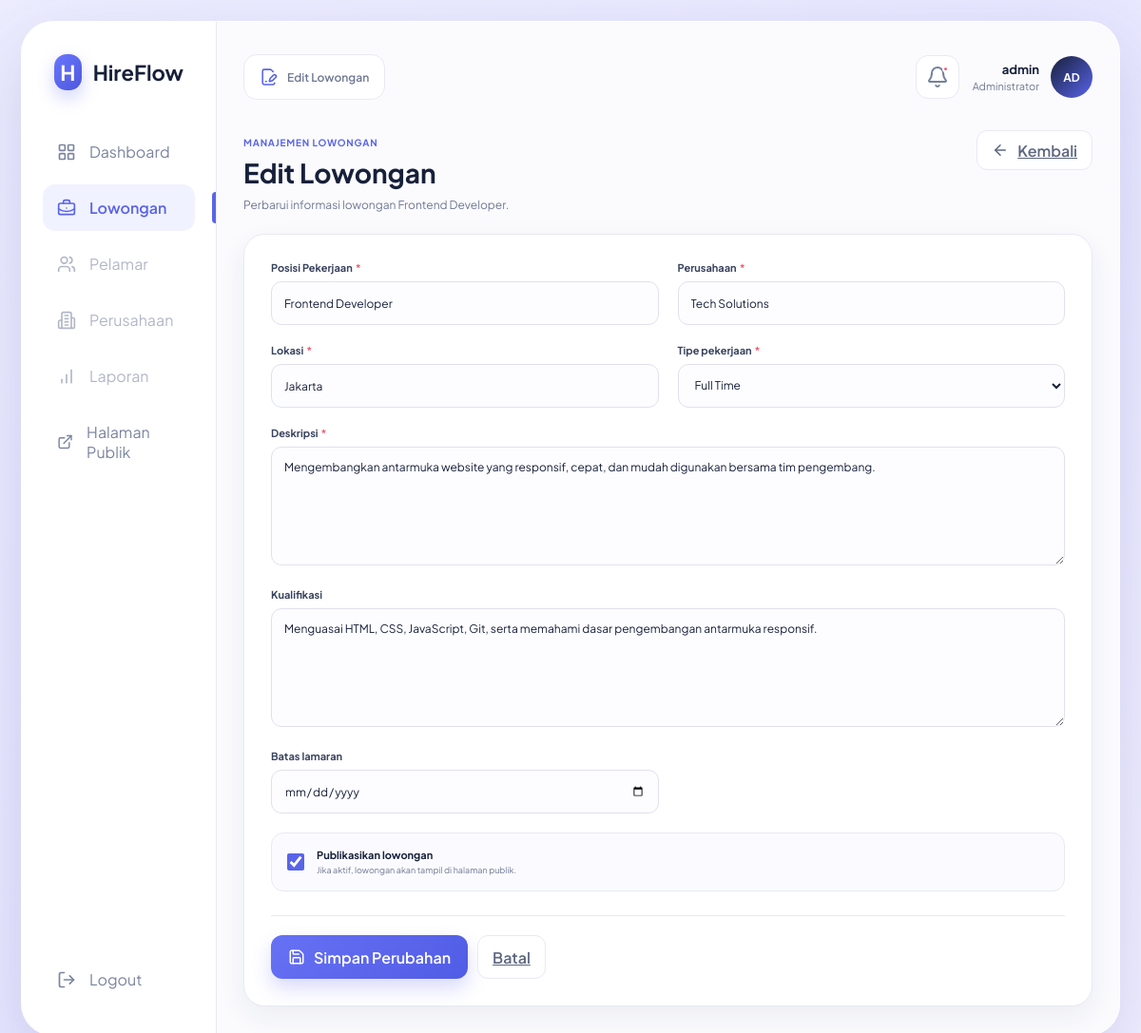
Page /dashboard/lowongan/edit/6/ (signed in) on the committed database.
### lowongan/models.py (models this page shows, shortened)
class Lowongan(models.Model):
    TIPE_PEKERJAAN = [
        ('full_time', 'Full Time'),
        ('part_time', 'Part Time'),
        ('magang', 'Magang'),
        ('freelance', 'Freelance'),
        ('kontrak', 'Kontrak'),
    ]
    judul = models.CharField(
        max_length=150,
        verbose_name='Posisi Pekerjaan'
    )
    perusahaan = models.CharField(
        max_length=150
    )
    lokasi = models.CharField(
        max_length=150
    )
    tipe_pekerjaan = models.CharField(
        max_length=20,
        choices=TIPE_PEKERJAAN
    )
    deskripsi = models.TextField()
    kualifikasi = models.TextField(
        blank=True
    )
    batas_lamaran = models.DateField(
        blank=True,
        null=True
    )
    status_aktif = models.BooleanField(
        default=True
    )
    dibuat_pada = models.DateTimeField(
        auto_now_add=True
    )
    diperbarui_pada = models.DateTimeField(
        auto_now=True
    )
    class Meta:
        ordering = ['-dibuat_pada']
        verbose_name = 'Lowongan'
        verbose_name_plural = 'Lowongan'

### administrator/views.py (the view)
# urls.py: path('lowongan/edit/<int:pk>/', views.edit_lowongan, name='edit_lowongan'),
@login_required
def edit_lowongan(request, pk):
    lowongan = get_object_or_404(Lowongan, pk=pk)
    if request.method == 'POST':
        form = LowonganForm(request.POST, instance=lowongan)
        if form.is_valid():
            form.save()
            messages.success(request, 'Lowongan berhasil diperbarui.')
            return redirect('administrator:kelola_lowongan')
    else:
        form = LowonganForm(instance=lowongan)
    return render(
        request,
        'administrator/form_lowongan.html',
        {
            'form': form,
            'judul_halaman': 'Edit Lowongan',
            'subjudul_halaman': f'Perbarui informasi lowongan {lowongan.judul}.',
            'teks_tombol': 'Simpan Perubahan',
        },
    )

### administrator/templates/administrator/form_lowongan.html (shortened to what this page needs)
{% extends 'base_admin.html' %}
{% block nav_lowongan %}active{% endblock %}
{% block topbar_search %}<div class="topbar-page-label"><i data-lucide="file-pen-line"></i><span>{{ judul_halaman }}</span></div>{% endblock %}
{% block content %}
<section class="form-page-shell">
  <div class="form-page-header">
    <div><span class="page-kicker">Manajemen Lowongan</span><h1>{{ judul_halaman }}</h1><p>{{ subjudul_halaman }}</p></div>
    <a class="secondary-button" href="{% url 'administrator:kelola_lowongan' %}"><i data-lucide="arrow-left"></i> Kembali</a>
  </div>
  <div class="hireflow-form-card">
    <form method="post" novalidate>
      <div class="form-grid">
        {% for field in form %}
          <div class="form-field {% if field.name == 'deskripsi' or field.name == 'kualifikasi' or field.name == 'status_aktif' %}full-width{% endif %}">
            {% if field.name == 'status_aktif' %}
              <label class="switch-row" for="{{ field.id_for_label }}">
                {{ field }}
                <span class="switch-copy"><strong>Publikasikan lowongan</strong><small>Jika aktif, lowongan akan tampil di halaman publik.</small></span>
              </label>
            {% else %}
              <label for="{{ field.id_for_label }}">{{ field.label }}{% if field.field.required %}<span class="required">*</span>{% endif %}</label>
              {{ field }}
            {% endif %}
          </div>
        {% endfor %}
      </div>
      <div class="form-actions">
        <button class="primary-button" type="submit"><i data-lucide="save"></i> {{ teks_tombol }}</button>
        <a class="secondary-button" href="{% url 'administrator:kelola_lowongan' %}">Batal</a>
      </div>
    </form>
  </div>
</section>
{% endblock %}

### templates/base_admin.html (shortened to what this page needs)
{% load static %}
<!DOCTYPE html>
<html lang="id">
<head>
  <link rel="stylesheet" href="{% static 'hireflow/css/style.css' %}">
</head>
<body>
  <div class="page-background">
    <div class="app-shell">
      <aside class="sidebar" id="sidebar">
        <a class="brand" href="{% url 'administrator:dashboard' %}">
          <div class="brand-logo">H</div>
          <span>HireFlow</span>
        </a>
        <nav class="nav-menu">
          <a class="nav-item {% block nav_dashboard %}{% endblock %}" href="{% url 'administrator:dashboard' %}">
            <i data-lucide="layout-grid"></i><span>Dashboard</span>
          </a>
          <a class="nav-item {% block nav_lowongan %}{% endblock %}" href="{% url 'administrator:kelola_lowongan' %}">
            <i data-lucide="briefcase-business"></i><span>Lowongan</span>
          </a>
          <a class="nav-item nav-disabled" href="#" title="Modul pelamar dapat ditambahkan berikutnya">
            <i data-lucide="users"></i><span>Pelamar</span>
          </a>
          <a class="nav-item nav-disabled" href="#" title="Modul perusahaan dapat ditambahkan berikutnya">
            <i data-lucide="building-2"></i><span>Perusahaan</span>
          </a>
          <a class="nav-item nav-disabled" href="#" title="Modul laporan dapat ditambahkan berikutnya">
            <i data-lucide="chart-no-axes-column-increasing"></i><span>Laporan</span>
          </a>
          <a class="nav-item" href="{% url 'lowongan:daftar_lowongan' %}" target="_blank">
            <i data-lucide="external-link"></i><span>Halaman Publik</span>
          </a>
        </nav>
        <form class="sidebar-logout-form" method="post" action="{% url 'logout' %}">
          <button class="logout-button" type="submit">
            <i data-lucide="log-out"></i><span>Logout</span>
          </button>
        </form>
      </aside>
      <main class="main-content">
        <header class="topbar">
          {% block topbar_search %}{% endblock %}
          <div class="topbar-actions">
            <button class="icon-button" type="button" aria-label="Notifikasi">
              <i data-lucide="bell"></i><span class="notification-dot"></span>
            </button>
            <div class="admin-profile">
              <div class="admin-text">
                <strong>{{ request.user.get_full_name|default:request.user.username }}</strong>
                <span>Administrator</span>
              </div>
              <div class="avatar">{{ request.user.username|slice:":2"|upper }}</div>
            </div>
          </div>
        </header>
        {% block content %}{% endblock %}
      </main>
    </div>
  </div>
</body>
</html>

### rows in the picture
Lowongan: form "Frontend Developer" "Tech Solutions" "Jakarta" "Full Time" "Mengembangkan antarmuka website yang responsif, cepat, dan mudah digunakan bersama tim pengembang." "Menguasai HTML, CSS, JavaScript, Git, serta memahami dasar pengembangan antarmuka responsif.", form "☑"

### other values in the picture
{{ judul_halaman }} "Edit Lowongan"
{{ request.user.get_full_name|default:request.user.username }} "admin"
{{ request.user.username|slice:":2"|upper }} "AD"
{{ subjudul_halaman }} "Perbarui informasi lowongan Frontend Developer."
{{ field.label }} "Posisi Pekerjaan" "Perusahaan" "Lokasi" "Tipe pekerjaan" "Deskripsi" "Kualifikasi" "Batas lamaran"
{{ teks_tombol }} "Simpan Perubahan"
